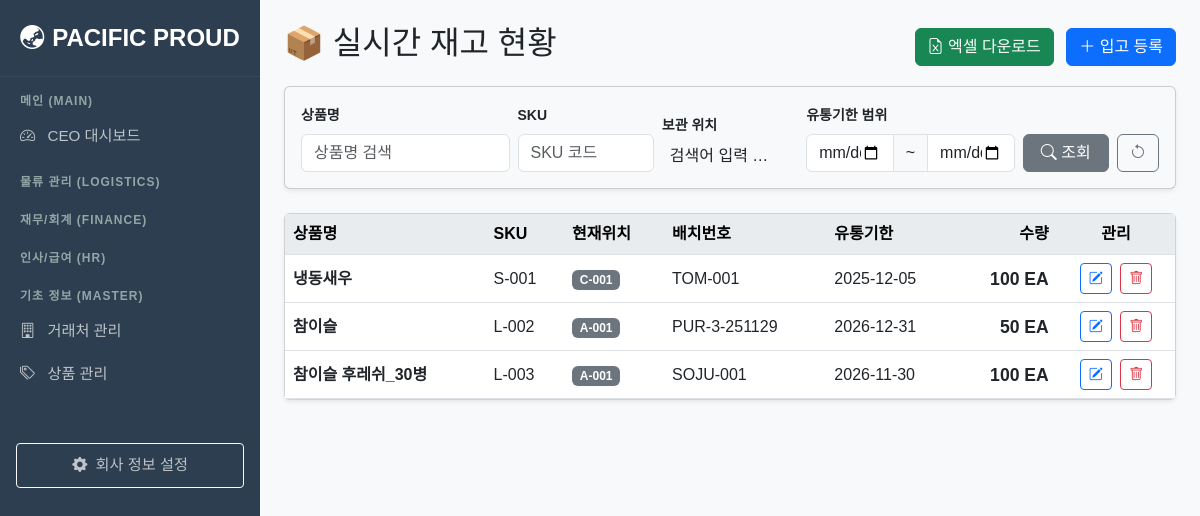
The app's page /inventory/, older data.
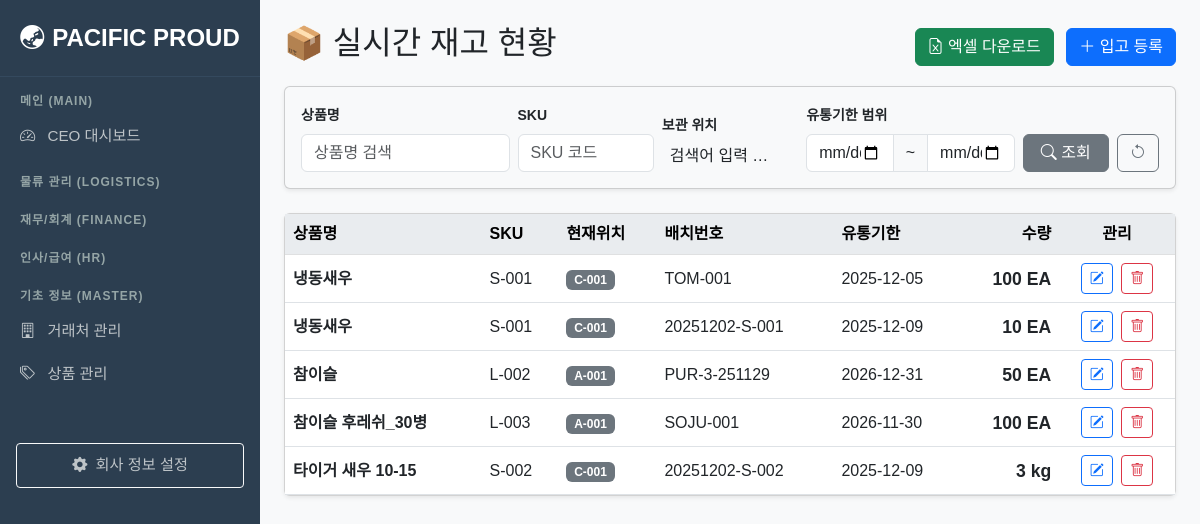
The same page, newer data.
### fulfillment/models.py (models this page shows, shortened)
class Inventory(models.Model):
    product = models.ForeignKey(Product, on_delete=models.PROTECT)
    location = models.ForeignKey(Location, on_delete=models.PROTECT)
    quantity = models.IntegerField(default=0)
    batch_number = models.CharField(max_length=50)
    received_date = models.DateField(default=timezone.now)
    expiry_date = models.DateField()
    @property
    def is_expired(self): return self.expiry_date < timezone.now().date()

class Product(models.Model):
    sku = models.CharField(max_length=50, unique=True)
    name = models.CharField(max_length=100)
    category = models.CharField(max_length=20, choices=ProductCategory.choices, default=ProductCategory.SEAFOOD)
    storage_type = models.CharField(max_length=20, choices=StorageType.choices)
    unit = models.CharField(max_length=10, default='EA')
    purchase_price = models.DecimalField(max_digits=10, decimal_places=0, default=0)
    price = models.DecimalField(max_digits=10, decimal_places=0)
    shelf_life_days = models.IntegerField(default=7)
    is_taxable = models.BooleanField(default=True)

class Location(models.Model):
    zone = models.ForeignKey(Zone, on_delete=models.CASCADE, related_name='locations')
    code = models.CharField(max_length=20, unique=True)
    is_active = models.BooleanField(default=True)

### fulfillment/views.py (the view)
# urls.py: path('inventory/', views.inventory_list, name='inventory_list'),
def inventory_list(request):
    inventories = Inventory.objects.filter(quantity__gt=0).select_related('product', 'location__zone').order_by('product__name')
    p_name = request.GET.get('p_name')
    sku = request.GET.get('sku')
    loc_id = request.GET.get('location')
    s_date = request.GET.get('start_date')
    e_date = request.GET.get('end_date')
    if p_name: inventories = inventories.filter(product__name__icontains=p_name)
    if sku: inventories = inventories.filter(product__sku__icontains=sku)
    if loc_id: inventories = inventories.filter(location_id=loc_id)
    if s_date: inventories = inventories.filter(expiry_date__gte=s_date)
    if e_date: inventories = inventories.filter(expiry_date__lte=e_date)
    locations = Location.objects.filter(is_active=True).select_related('zone').order_by('zone__name', 'code')
    return render(request, 'fulfillment/inventory_list.html', {'inventories': inventories, 'locations': locations})

### templates/fulfillment/inventory_list.html (shortened to what this page needs)
{% extends 'base.html' %}
{% load humanize %}
{% block content %}
<div class="d-flex justify-content-between align-items-center mb-3">
    <h2>📦 실시간 재고 현황</h2>
    <div>
        <a href="{% url 'fulfillment:export_inventory' %}?{{ request.GET.urlencode }}" class="btn btn-success me-2">
            <i class="bi bi-file-earmark-excel"></i> 엑셀 다운로드
        </a>
        <a href="{% url 'fulfillment:inbound_create' %}" class="btn btn-primary">
            <i class="bi bi-plus-lg"></i> 입고 등록
        </a>
    </div>
</div>
<div class="card shadow-sm mb-4 bg-light">
    <div class="card-body py-3">
        <form method="get" class="row g-2 align-items-end">
            <div class="col-md-3">
                <label class="form-label fw-bold small">상품명</label>
                <input type="text" name="p_name" class="form-control" value="{{ request.GET.p_name }}" placeholder="상품명 검색">
            </div>
            <div class="col-md-2">
                <label class="form-label fw-bold small">SKU</label>
                <input type="text" name="sku" class="form-control" value="{{ request.GET.sku }}" placeholder="SKU 코드">
            </div>
            <div class="col-md-2">
                <label class="form-label fw-bold small">보관 위치</label>
            </div>
            <div class="col-md-3">
                <label class="form-label fw-bold small">유통기한 범위</label>
                <div class="input-group">
                    <input type="date" name="start_date" class="form-control" value="{{ request.GET.start_date }}">
                    <span class="input-group-text">~</span>
                    <input type="date" name="end_date" class="form-control" value="{{ request.GET.end_date }}">
                </div>
            </div>
            <div class="col-md-2 d-flex gap-2">
                <button type="submit" class="btn btn-secondary flex-fill">
                    <i class="bi bi-search"></i> 조회
                </button>
                <a href="{% url 'fulfillment:inventory_list' %}" class="btn btn-outline-secondary">
                    <i class="bi bi-arrow-counterclockwise"></i>
                </a>
            </div>
        </form>
    </div>
</div>
<div class="card shadow-sm">
    <div class="card-body p-0">
        <table class="table table-hover align-middle mb-0">
            <thead class="table-light">
                <tr>
                    <th>상품명</th>
                    <th>SKU</th>
                    <th>현재위치</th>
                    <th>배치번호</th>
                    <th>유통기한</th>
                    <th class="text-end">수량</th>
                    <th class="text-center">관리</th>
                </tr>
            </thead>
            <tbody>
                {% for item in inventories %}
                <tr>
                    <td class="fw-bold">{{ item.product.name }}</td>
                    <td>{{ item.product.sku }}</td>
                    <td><span class="badge bg-secondary">{{ item.location.code }}</span></td>
                    <td>{{ item.batch_number }}</td>
                    <td {% if item.is_expired %}class="text-danger fw-bold"{% endif %}>
                        {{ item.expiry_date|date:"Y-m-d" }}
                    </td>
                    <td class="text-end fw-bold" style="font-size: 1.1em;">
                        {{ item.quantity|intcomma }} {{ item.product.unit }}
                    </td>
                    <td class="text-center">
                        <a href="{% url 'fulfillment:inventory_update' item.id %}" class="btn btn-sm btn-outline-primary me-1" title="수정"><i class="bi bi-pencil-square"></i></a>
                        <a href="{% url 'fulfillment:inventory_delete' item.id %}" class="btn btn-sm btn-outline-danger" title="삭제"><i class="bi bi-trash"></i></a>
                    </td>
                </tr>
                {% empty %}
                <tr><td colspan="7" class="text-center p-4">검색 조건에 맞는 재고가 없습니다.</td></tr>
                {% endfor %}
            </tbody>
        </table>
    </div>
</div>
{% endblock %}

### templates/base.html (shortened to what this page needs)
<!DOCTYPE html>
<html lang="ko">
<head>
    <link href="https://cdn.jsdelivr.net/npm/bootstrap@5.3.0/dist/css/bootstrap.min.css" rel="stylesheet">
    <link rel="stylesheet" href="https://cdn.jsdelivr.net/npm/bootstrap-icons@1.10.0/font/bootstrap-icons.css">
    <link href="https://cdn.jsdelivr.net/npm/select2@4.1.0-rc.0/dist/css/select2.min.css" rel="stylesheet" />
    <link rel="stylesheet" href="https://cdn.jsdelivr.net/npm/select2-bootstrap-5-theme@1.3.0/dist/select2-bootstrap-5-theme.min.css" />
</head>
<body class="d-flex">
    <nav class="sidebar">
    <div class="brand">
        <i class="bi bi-globe-asia-australia me-2"></i>PACIFIC PROUD
    </div>
    <div class="category">메인 (Main)</div>
    <a href="{% url 'fulfillment:dashboard' %}"><i class="bi bi-speedometer2 me-2"></i> CEO 대시보드</a>
    <div class="category">물류 관리 (Logistics)</div>
    <div class="category">재무/회계 (Finance)</div>
    <div class="category">인사/급여 (HR)</div>
    <div class="category">기초 정보 (Master)</div>
    <a href="{% url 'fulfillment:partner_list' %}"><i class="bi bi-building me-2"></i> 거래처 관리</a>
    <a href="{% url 'fulfillment:product_list' %}"><i class="bi bi-tags me-2"></i> 상품 관리</a>
    <div class="mt-5 px-3 mb-4">
        <a href="{% url 'fulfillment:company_update' %}" class="btn btn-outline-light btn-sm w-100 mb-2">
            <i class="bi bi-gear-fill me-1"></i> 회사 정보 설정
        </a>
    </div>
</nav>
    <div class="flex-grow-1 p-4">
        {% block content %}
        {% endblock %}
    </div>
</body>
</html>

### templates/base.html (style rules this page uses)
body { font-family: 'Malgun Gothic', sans-serif; background-color: #f8f9fa; }
.sidebar { min-width: 260px; min-height: 100vh; background-color: #2c3e50; color: #ecf0f1; }
.sidebar a { color: #bdc3c7; text-decoration: none; display: block; padding: 10px 20px; font-size: 0.95rem; }
.sidebar .category { font-size: 0.75rem; text-transform: uppercase; color: #95a5a6; padding: 15px 20px 5px; font-weight: bold; letter-spacing: 1px; }
.sidebar .brand { font-size: 1.5rem; font-weight: bold; padding: 20px; text-align: center; color: #fff; border-bottom: 1px solid #34495e; }
.card-body.p-0 { max-height: 75vh; overflow-y: auto; }
.table thead th { position: sticky; top: 0; z-index: 2; background-color: #e9ecef; box-shadow: 0 2px 2px -1px rgba(0, 0, 0, 0.1); border-top: none; }

Row changes from the older to the newer data that the page shows:
added Inventory: product.name "냉동새우", product.sku "S-001", location.code "C-001", batch_number "20251202-S-001", expiry_date "2025-12-09", quantity "10", product.unit "EA"
added Inventory: product.name "타이거 새우 10-15", product.sku "S-002", location.code "C-001", batch_number "20251202-S-002", expiry_date "2025-12-09", quantity "3", product.unit "kg"
